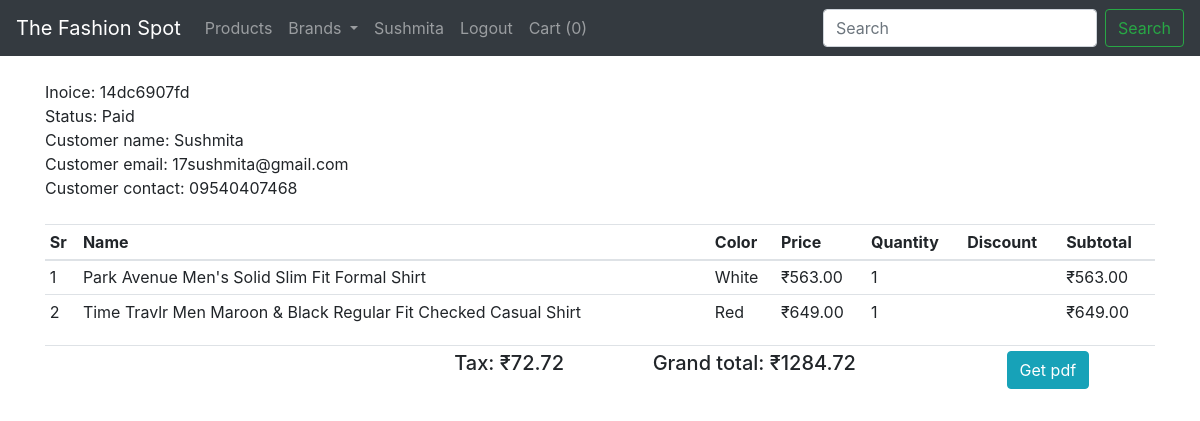
Screenshot of /orders/14dc6907fd (signed in) with the database file from the repository.
### shop/customers/model.py (models this page shows, shortened)
class Customers(db.Model, UserMixin):
    id = db.Column(db.Integer, primary_key= True)
    name = db.Column(db.String(50), unique= False)
    username = db.Column(db.String(50), unique= True)
    email = db.Column(db.String(50), unique= True)
    password = db.Column(db.String(200), unique= False)
    country = db.Column(db.String(50), unique= False)
    city = db.Column(db.String(50), unique= False)
    contact = db.Column(db.String(50), unique= False)
    address = db.Column(db.String(50), unique= False)
    zipcode = db.Column(db.String(50), unique= False)
    profile = db.Column(db.String(200), unique= False , default='profile.jpg')
    date_created = db.Column(db.DateTime, nullable=False, default=datetime.utcnow)

class Orders(db.Model):
    id = db.Column(db.Integer, primary_key=True)
    invoice = db.Column(db.String(20), unique=True, nullable=False)
    status = db.Column(db.String(20), default='Pending', nullable=False)
    customer_id = db.Column(db.Integer, unique=False, nullable=False)
    date_created = db.Column(db.DateTime, default=datetime.utcnow, nullable=False)
    orders = db.Column(JsonEcodedDict)

### shop/customers/routes.py (the view)
@app.route('/orders/<invoice>')
@login_required
def orders(invoice):
    if current_user.is_authenticated:
        grandTotal = 0
        subTotal = 0
        customer_id = current_user.id
        customer = Customers.query.filter_by(id=customer_id).first()
        orders = Orders.query.filter_by(customer_id=customer_id, invoice=invoice).order_by(Orders.id.desc()).first()
        for _key, product in orders.orders.items():
            discount = (product['discount']/100) * float(product['price'])
            subTotal += float(product['price']) * int(product['quantity'])
            subTotal -= discount
            tax = ("%.2f" % (.06 * float(subTotal)))
            grandTotal = ("%.2f" % (1.06 * float(subTotal)))
    else:
        return redirect(url_for('customerLogin'))
    return render_template('customer/order.html', invoice=invoice, tax=tax,subTotal=subTotal,grandTotal=grandTotal,customer=customer,orders=orders,Subcategories=Subcategories)

### shop/customers/model.py (called while the page is built)
@login_manager.user_loader
def user_loader(user_id):
    return Customers.query.get(user_id)

    def process_result_value(self, value, dialect):
        if value is None:
            return {}
        else:
            return json.loads(value)

### shop/templates/customer/order.html (shortened to what this page needs)
{% extends 'layout.html' %}
{% block content %}
{% include 'navbar.html' %}
<div class="container mt-4">
    <div class="row">
        <div class="col-md-12">
            Inoice: {{orders.invoice}}
            <br>
            Status: {{orders.status}}
            <br>
            Customer name: {{customer.name}}
            <br>
            Customer email: {{customer.email}}
            <br>
            Customer contact: {{customer.contact}}
            <br>
            <br>
        <table class="table table-sm">
            <thead>
                <th>Sr</th>
                <th>Name</th>
                <th>Color</th>
                <th>Price</th>
                <th>Quantity</th>
                <th>Discount</th>
                <th>Subtotal</th>
            </thead>
            <tbody>
                {% for key, product in orders.orders.items() %}
                {% set discount =(product.discount/100) * product.price|float %}
                <tr>
                    <td>{{loop.index}}</td>
                    <td>{{product.name}}</td>
                    <form action="{{url_for('updatecart', code=key)}}" method="post">
                    <td>
                        {{product.color|capitalize}}
                    </td>
                    <td>₹{{"%.2f"|format(product.price)}}</td>
                    <td> {{product.quantity}} </td>
                    {% if product.discount  %}
                    <td>{{product.discount}} % &nbsp; &nbsp; is {{"%.2f"|format(discount)}}</td>
                    {% else %}
                    <td></td>
                    {% endif %}
                    {% set subtotal = product.quantity|int * product.price|float  %}
                    <td>₹{{"%.2f"|format(subtotal - discount|round(1,'floor')) }}</td>
                </form>
                </tr>
                {% endfor %}
            </tbody>
        </table>
        <table class="table table-sm">
           <tr>
               <td>
            </td>
               <td width="35%"></td>
               <td> <h5>Tax: ₹{{tax}}</h5></td>
               <td> <h5>Grand total: ₹{{grandTotal}}</h3> </td>
                <td>
                    <form action="{{url_for('get_pdf', invoice=orders.invoice)}}" method="post">
                        <button type="submit" class="btn btn-info"> Get pdf</button>
                    </form>
                     </td>
           </tr>
        </table>
    </div>
  </div>
</div>
{% endblock content %}

### shop/templates/navbar.html (shortened to what this page needs)
<div class="container-fluid p-0">
    <nav class="navbar navbar-expand-lg navbar-dark bg-dark no-gutters">
        <a class="navbar-brand" href="/">The Fashion Spot</a>
        <div class="collapse navbar-collapse" id="navbarSupportedContent">
          <ul class="navbar-nav mr-auto">
            <li class="nav-item">
              <a class="nav-link" href="/products">Products <span class="sr-only">(current)</span></a>
            </li>
            <li class="nav-item dropdown">
              <a class="nav-link dropdown-toggle" href="#" id="navbarDropdown" role="button" data-toggle="dropdown" aria-haspopup="true" aria-expanded="false">
               Brands
              </a>
            </li>
             {% if current_user.is_authenticated %}
             <li class="nav-item">
              <a href="{{url_for('customer_logout')}}" class="nav-link">{{current_user.name}}</a>
            </li>
             <li class="nav-item">
               <a href="{{url_for('customer_logout')}}" class="nav-link"> Logout</a>
             </li>
            {% endif %}
              <li class="nav-item">
                <a href="{{url_for('getCart')}}" class="nav-link"> Cart ({{ session['Shoppingcart']|length }}) </a>
              </li>
          </ul>
          <form class="form-inline my-2 my-lg-0" action="{{url_for('result')}}">
            <input class="form-control mr-sm-2" type="search" placeholder="Search" {% if searchword %}value="{{searchword}}"{% endif %} aria-label="Search" name="q">
            <button class="btn btn-outline-success my-2 my-sm-0" type="submit">Search</button>
          </form>
        </div>
      </nav>
</div>

### shop/templates/navbar.html (style rules this page uses)
ul.navbar-nav li.dropdown a { display: inline-block; }

### rows the page displays
Customers: name "Sushmita", email "17sushmita@gmail.com", contact "09540407468"
Orders: invoice "14dc6907fd", status "Paid"

### other values shown
{{ session['Shoppingcart']|length }} "0"
{{ product.name }} "Park Avenue Men's Solid Slim Fit Formal Shirt" "Time Travlr Men Maroon & Black Regular Fit Checked Casual Shirt"
{{ product.color|capitalize }} "White" "Red"
{{ "%.2f"|format(product.price) }} "563.00" "649.00"
{{ product.quantity }} "1" "1"
{{ "%.2f"|format(subtotal - discount|round(1,'floor')) }} "563.00" "649.00"
{{ tax }} "72.72"
{{ grandTotal }} "1284.72"
